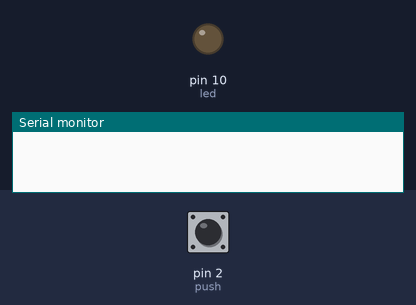
Recording of a sketch running on a simulated Arduino Uno, built with avr-gcc and run on an emulated ATmega328P. On the bench: output pins drawn as LEDs (lit = HIGH), the last lines printed to the serial monitor. The inputs (shaded band) are chosen by the test bench; at power-on: pin 2 (push) HIGH.

Above: at 1.2 s.
1.3 s: pin 2 (push) pulled LOW for 0.15 s
2.9 s: pin 2 (push) pulsed LOW 5 times (0.12 s each, 0.3 s apart)
At 5.3 s:
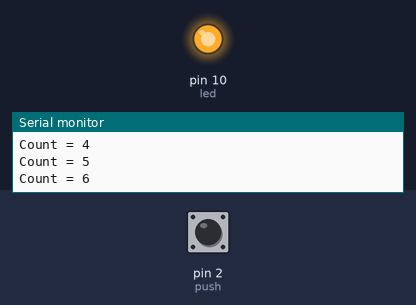
Timing chart, 0 to 8.6 s (numbered marks = the images above; inputs shaded):
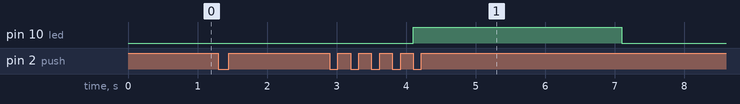

The sketch:

bouncingbuttonstate.ino
```cpp
int push = 2;
int led = 10;
int count = 0;
int buttonState;
int lastButtonState = HIGH;

void setup() {
  Serial.begin(9600);
  pinMode(push, INPUT_PULLUP);
  pinMode(led, OUTPUT);
}
void loop() {
  buttonState = digitalRead(push);
  if (buttonState == LOW && lastButtonState == HIGH){
    count++;
    Serial.print("Count = ");
    Serial.println(count);
    if (count < 6) {
      digitalWrite(led, LOW);
    }
    else if (count == 6) {
      digitalWrite(led, HIGH);
      delay(3000);
      digitalWrite(led, LOW);
      count = 0;
    }
    else {
      digitalWrite(led, LOW);
    }
    delay(200);
  }
  lastButtonState = buttonState;
}
```

Measured:
- after the input at 2.9 s, pin 10 (led): LOW → HIGH after 1.2 s, → LOW 3.0 s later
